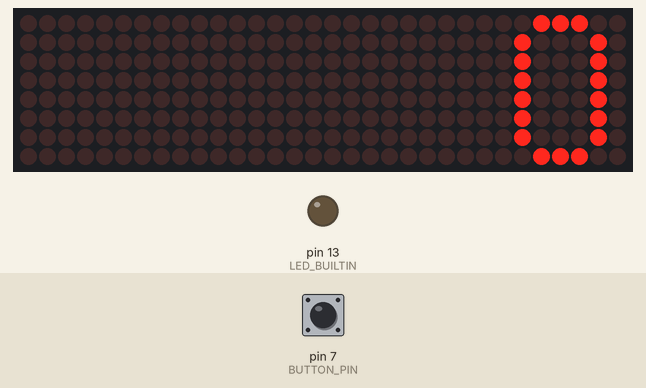
A sketch run on a simulated Arduino Uno, built with avr-gcc and run on an emulated ATmega328P. Parts: 32×8 LED matrix, output pins drawn as LEDs (lit = HIGH). Inputs (shaded band) come from the test bench; at power-on: pin 7 (BUTTON_PIN) HIGH. EEPROM starts erased.

Above: at 1.2 s.
1.3 s: pin 7 (BUTTON_PIN) pulled LOW for 3.2 s
At 5.0 s:
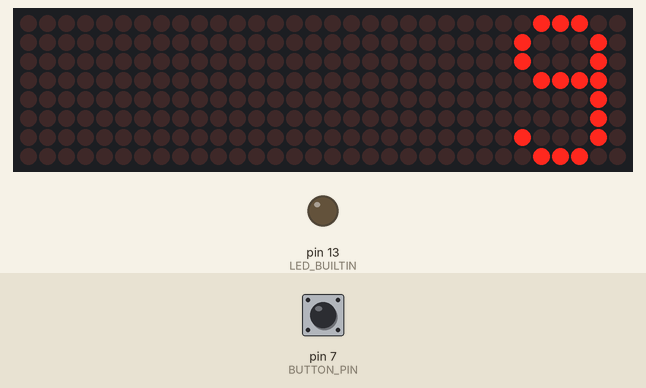
6.0 s: pin 7 (BUTTON_PIN) pulled LOW for 0.15 s
At 7.5 s:
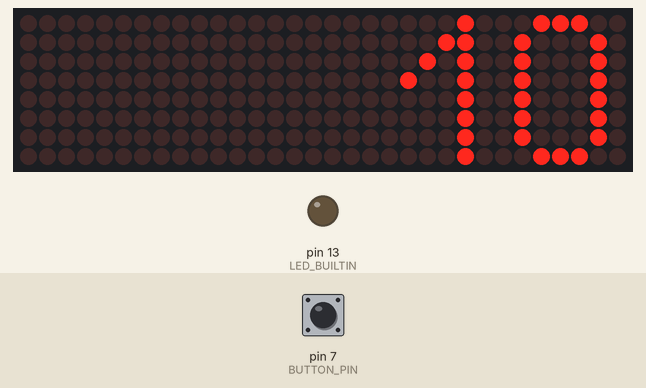
7.8 s: pin 7 (BUTTON_PIN) pulled LOW for 1 s
At 9.1 s:
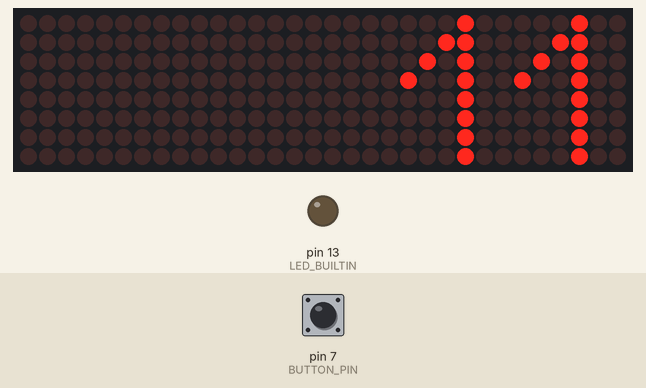
10.3 s: pin 7 (BUTTON_PIN) pulled LOW for 0.15 s
At 11.0 s:
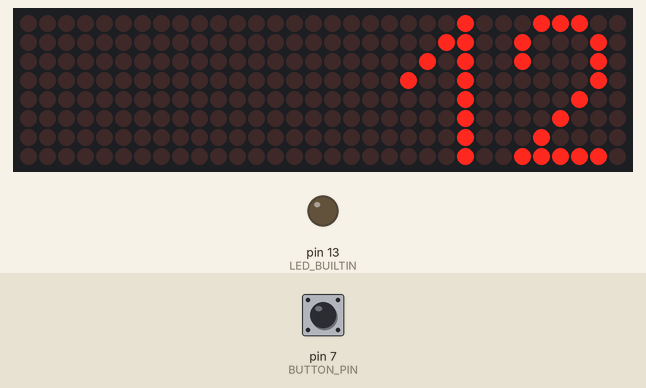
12.1 s: pin 7 (BUTTON_PIN) pulled LOW for 3.2 s
At 16.5 s:
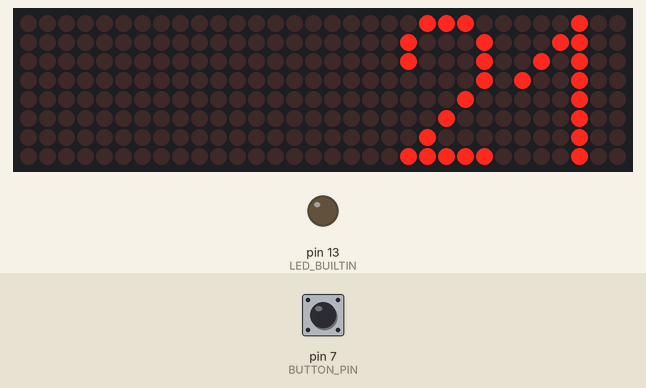
16.8 s: pin 7 (BUTTON_PIN) pulled LOW for 0.15 s
At 18.3 s:
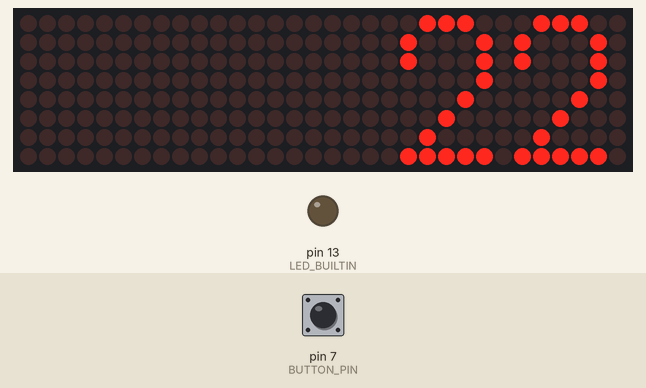
Timing chart, 0 to 19.6 s (numbered marks = the images above; inputs shaded):
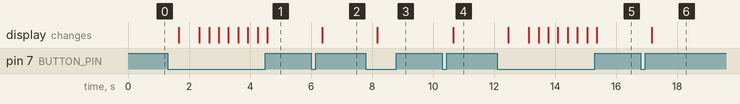

Measured:
- after the input at 1.3 s, the display: first changes after 0.37 s (image 1 shows a later state)
- after the input at 6.0 s, the display: changes after 0.37 s (image 2)
- after the input at 7.8 s, the display: changes after 0.37 s (image 3)
- after the input at 10.3 s, the display: changes after 0.37 s (image 4)
- after the input at 12.1 s, the display: first changes after 0.37 s (image 5 shows a later state)
- after the input at 16.8 s, the display: changes after 0.37 s (image 6)

The sketch:

Counterel.ino
```cpp
#include <LedControl.h>
#include <EEPROM.h>

#include "LedControl.h"
#include "Arduino.h"

LedControl lc = LedControl(12, 10, 11, 4); // Pins: DIN,CLK,CS, see Youtube tutorial for details, num displays connected

int no_number[] =
{
    B00000,
    B00000,
    B00000,
    B00000,
    B00000,
    B00000,
    B00000,
    B00000
};

int zero[] = //8x5
{
    B01110,  // digit 0
    B10001,
    B10001,
    B10001,
    B10001,
    B10001,
    B10001,
    B01110
};

int one[] = //8x5
{
    B00010,  // digit 1
    B00110,
    B01010,
    B10010,
    B00010,
    B00010,
    B00010,
    B00010
};

int two[] = //8x5
{
    B01110,  // digit 2
    B10001,
    B10001,
    B00001,
    B00010,
    B00100,
    B01000,
    B11111
};

int three[] = //8x5
{
    B01110,  // digit 3
    B10001,
    B00001,
    B00110,
    B00001,
    B00001,
    B10001,
    B01110
};

int four[] = //8x5
{
    B00010,  // digit 4
    B00110,
    B01010,
    B10010,
    B11111,
    B00010,
    B00010,
    B00010
};


int five[] = //8x5
{
    B11111,  // 5
    B10000,
    B10000,
    B11110,
    B00011,
    B00001,
    B00011,
    B11110
};

int six[] = //8x5
{
    B00110,  // 6
    B01001,
    B10000,
    B11110,
    B10011,
    B10001,
    B11011,
    B01110
};

int seven[] = //8x5
{
    B11111,  // 7
    B00001,
    B00010,
    B11111,
    B01000,
    B01000,
    B10000,
    B10000
};

int eight[] = //8x5
{
    B01110,  // 8
    B10001,
    B10001,
    B01110,
    B10001,
    B10001,
    B10001,
    B01110
};

int nine[] = //8x5
{
    B01110,  // 9
    B10001,
    B10001,
    B01111,
    B00001,
    B00001,
    B10001,
    B01110
};

int * getSegment(char character){
    switch(character) {
        case '.': return no_number;  break;
        case '0': return zero; break;
        case '1': return one; break;
        case '2': return two; break;
        case '3': return three; break;
        case '4': return four; break;
        case '5': return five; break;
        case '6': return six; break;
        case '7': return seven; break;
        case '8': return eight; break;
        case '9': return nine; break;
        default: return no_number; break;
  }
}

void showNumber(int mynum) {
    char num_str[5];
    itoa(mynum, num_str, 10);
    int divide = 10000;
    while(mynum < divide && divide > 1) {
        num_str[4] = num_str[3];
        num_str[3] = num_str[2];
        num_str[2] = num_str[1];
        num_str[1] = num_str[0];
        num_str[0] =  '.';
        divide = divide / 10;
    }
    int combined_arr [8][5];
    for (int digit = 0; digit < 5; digit++){
        for (int i = 0; i < 8; i++){
            combined_arr[i][digit] = getSegment(num_str[digit])[i];
        }
    }

    int segment3 [8];
    for (int i = 0; i < 8; i++) {
        segment3[i] = combined_arr[i][0] << 3; //digit 1 + one empty line
        segment3[i] += combined_arr[i][1] >> 3; //shifted to the right
     }

    int segment2 [8];
    for (int i = 0; i < 8; i++) {
        segment2[i] = (combined_arr[i][1] & B00111) << 5; //last three digits of digit 2  + 3 empty lines
        segment2[i] += (combined_arr[i][2] >> 3); //two digits of digit three
    }
    if (mynum >= 1000){
      segment2[7] += 8; //add point
    }

    int segment1 [8];
    for (int i = 0; i < 8; i++) {
        segment1[i] = (combined_arr[i][2] & B00111) << 5; //three digits of three + empty line
        segment1[i] += (combined_arr[i][3] >> 1); //4 digits of four
    }

    int segment0 [8];
    for (int i = 0; i < 8; i++) {
        segment0[i] = (combined_arr[i][3] & B00001) << 7; //last digit of four + empty line
        segment0[i] += combined_arr[i][4] << 1;
    }

  for (int i = 0; i < 8; i++)
  {
    lc.setRow(0,i, segment0[i]);
    lc.setRow(1,i, segment1[i]);
    lc.setRow(2,i, segment2[i]);
    lc.setRow(3,i, segment3[i]);
  }
}

const int BUTTON_PIN = 7;

int counter = 0;
const int COUNTER_ADDRESS = 0;
const int FAST_ADD_TICK = 300;
const int TICK = 10;

void display_counter() {
  // lc.clearDisplay(0);
  // lc.setLed(0, counter / 8, counter % 8, true);
  showNumber(counter);
  EEPROM.put(COUNTER_ADDRESS, counter);
}

void setup() {
  // Display setup
  for(int display_index=0; display_index<4; display_index++) {
     lc.shutdown(display_index, false); // Wake up displays
     lc.setIntensity(display_index, 5); // Set intensity levels
     lc.clearDisplay(display_index);  // Clear Display
  }

  // Initialize counter
  EEPROM.get(COUNTER_ADDRESS, counter);
  if(counter < 0){
    counter = 0;
  }

  // Define pin #07 as input and activate the internal pull-up resistor
  pinMode(BUTTON_PIN, INPUT_PULLUP);

  // Define internal led as output
  pinMode(LED_BUILTIN, OUTPUT);

  // DEBUG, DELETE
  // counter = 0;

  display_counter();
}

void sum_to_counter(int delta) {
  counter+=delta;
  display_counter();
}

void fast_change(int delta){
  bool released = false;
  while (!released) {
    if(digitalRead(BUTTON_PIN) != LOW){
      released = true;
    }
    sum_to_counter(delta);
    delay(FAST_ADD_TICK);
  }
}

void fast_increment() {
  fast_change(1);
}

void fast_decrease() {
  fast_change(-1);
}

void increase_counter(){
  sum_to_counter(1);
}

void decrease_counter(){
  sum_to_counter(-1);
}

void loop() {


  // Read the value of the input. It can either be 1 or 0
  int buttonValue = digitalRead(BUTTON_PIN);
  if (buttonValue == LOW) {


    bool released = false;
    int current_waiting_time = 0;
    const int MAX_WAITING_TIME = 1000;
    const int DOUBLE_CLICK_WAITING_TIME = 350;

    while (!released && current_waiting_time < DOUBLE_CLICK_WAITING_TIME) {
      delay(TICK);
      current_waiting_time += TICK;
      released = digitalRead(BUTTON_PIN) != LOW;
    }
    // kept pressing through double click time
    if(!released){
      // increase once
      increase_counter();
      // wait for fast add
      while (!released && current_waiting_time < MAX_WAITING_TIME) {
        delay(TICK);
        current_waiting_time += TICK;
        released = digitalRead(BUTTON_PIN) != LOW;
      }
      if(!released){
        fast_increment();
      }
    }
    else {
    // released before double click time
      while (released && current_waiting_time < DOUBLE_CLICK_WAITING_TIME) {
        delay(TICK);
        current_waiting_time += TICK;
        released = digitalRead(BUTTON_PIN) != LOW;
      }
      // if didn't click again during double click time, just increase once
      if(released){
        increase_counter();
      } else {
      // if did double click, reset current_waiting_time and start substracting flow
        decrease_counter();
        current_waiting_time = 0;
        while (!released && current_waiting_time < MAX_WAITING_TIME) {
          delay(TICK);
          current_waiting_time += TICK;
          released = digitalRead(BUTTON_PIN) != LOW;
        }
        if(!released){
          fast_decrease();
        }
      }
    }
  }

}
```
